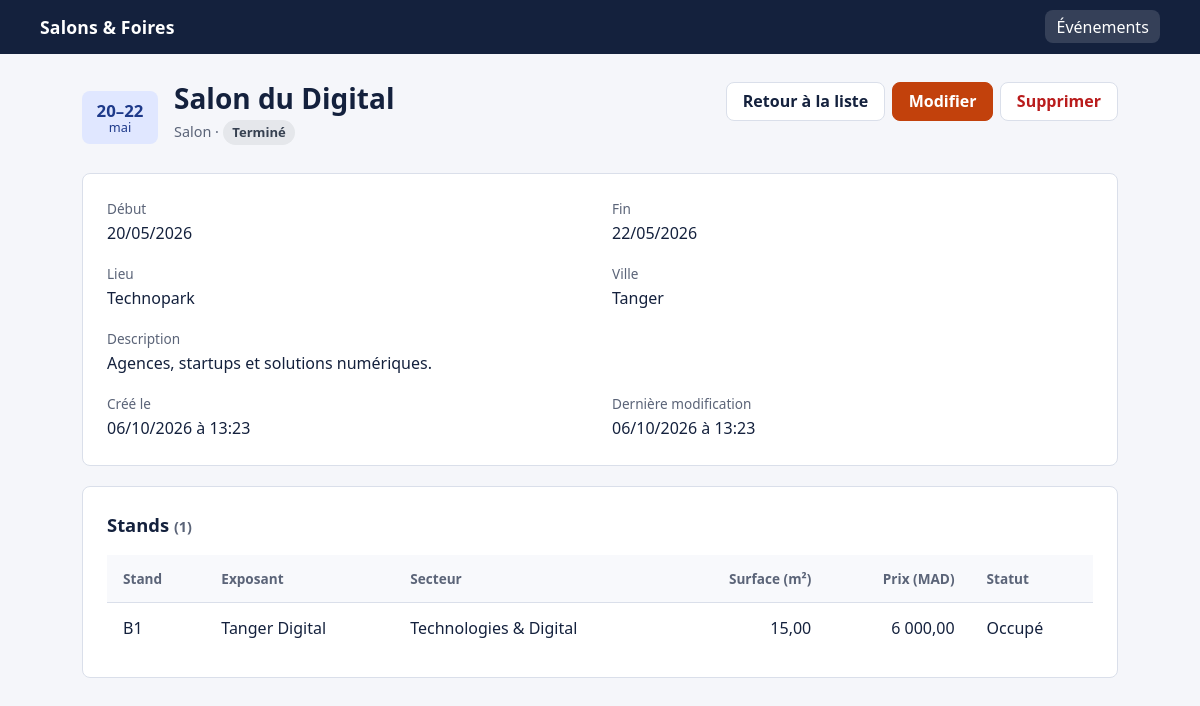
Screenshot of /evenements/show.php?id=3 with the database file from the repository.
### tables this page shows
CREATE TABLE IF NOT EXISTS evenement (
  id          INT UNSIGNED AUTO_INCREMENT PRIMARY KEY,
  titre       VARCHAR(150) NOT NULL,
  type        ENUM('salon','foire') NOT NULL DEFAULT 'salon',
  description TEXT NULL,
  date_debut  DATE NOT NULL,
  date_fin    DATE NOT NULL,
  lieu        VARCHAR(150) NOT NULL,
  ville       VARCHAR(100) NOT NULL,
  statut      ENUM('planifie','en_cours','termine','annule') NOT NULL DEFAULT 'planifie',
  created_at  TIMESTAMP NOT NULL DEFAULT CURRENT_TIMESTAMP,
  updated_at  TIMESTAMP NOT NULL DEFAULT CURRENT_TIMESTAMP ON UPDATE CURRENT_TIMESTAMP,
  CONSTRAINT chk_evenement_dates CHECK (date_fin >= date_debut)
);

CREATE TABLE IF NOT EXISTS stand (
  id           INT UNSIGNED AUTO_INCREMENT PRIMARY KEY,
  numero       VARCHAR(20) NOT NULL,
  superficie   DECIMAL(7,2) NULL,
  prix         DECIMAL(10,2) NULL,
  statut       ENUM('disponible','reserve','occupe') NOT NULL DEFAULT 'disponible',
  evenement_id INT UNSIGNED NOT NULL,
  exposant_id  INT UNSIGNED NULL,
  UNIQUE KEY uq_stand_evenement_numero (evenement_id, numero),
  CONSTRAINT fk_stand_evenement FOREIGN KEY (evenement_id)
    REFERENCES evenement(id) ON UPDATE CASCADE ON DELETE CASCADE,
  CONSTRAINT fk_stand_exposant FOREIGN KEY (exposant_id)
    REFERENCES exposant(id) ON UPDATE CASCADE ON DELETE SET NULL
);

CREATE TABLE IF NOT EXISTS exposant (
  id             INT UNSIGNED AUTO_INCREMENT PRIMARY KEY,
  raison_sociale VARCHAR(150) NOT NULL,
  email          VARCHAR(150) NOT NULL UNIQUE,
  telephone      VARCHAR(30) NULL,
  site_web       VARCHAR(255) NULL,
  secteur_id     INT UNSIGNED NOT NULL,
  CONSTRAINT fk_exposant_secteur FOREIGN KEY (secteur_id)
    REFERENCES secteur_activite(id) ON UPDATE CASCADE ON DELETE RESTRICT
);

CREATE TABLE IF NOT EXISTS secteur_activite (
  id          INT UNSIGNED AUTO_INCREMENT PRIMARY KEY,
  nom         VARCHAR(100) NOT NULL UNIQUE,
  description TEXT NULL
);

### config/database.php (called while the page is built, shortened)
<?php
function db(): PDO
{
    static $pdo = null;
    if ($pdo === null) {
        $dsn = 'mysql:host=' . DB_HOST . ';dbname=' . DB_NAME . ';charset=utf8mb4';
        $pdo = new PDO($dsn, DB_USER, DB_PASS, [
            PDO::ATTR_ERRMODE            => PDO::ERRMODE_EXCEPTION,
            PDO::ATTR_DEFAULT_FETCH_MODE => PDO::FETCH_ASSOC,
            PDO::ATTR_EMULATE_PREPARES   => false,
        ]);
    }
    return $pdo;
}
?>

### models/Evenement.php (called while the page is built, shortened)
<?php
require_once __DIR__ . '/../config/database.php';
require_once __DIR__ . '/../includes/functions.php';
class Evenement
{
    public static function find(int $id): ?array
    {
        $stmt = db()->prepare('SELECT * FROM evenement WHERE id = :id');
        $stmt->execute([':id' => $id]);
        $row = $stmt->fetch();
        return $row ?: null;
    }
    public static function stands(int $id): array
    {
        $stmt = db()->prepare(
            'SELECT s.*, x.raison_sociale, sa.nom AS secteur
             FROM stand s
             LEFT JOIN exposant x ON x.id = s.exposant_id
             LEFT JOIN secteur_activite sa ON sa.id = x.secteur_id
             WHERE s.evenement_id = :id
             ORDER BY s.numero'
        );
        $stmt->execute([':id' => $id]);
        return $stmt->fetchAll();
    }
}

### evenements/show.php (the view, shortened to what this page needs)
<?php
require_once __DIR__ . '/../includes/functions.php';
require_once __DIR__ . '/../models/Evenement.php';
$id = (int) ($_GET['id'] ?? 0);
$ev = Evenement::find($id);
$stands = Evenement::stands($id);
$standStatuts = ['disponible' => 'Disponible', 'reserve' => 'Réservé', 'occupe' => 'Occupé'];
require __DIR__ . '/../includes/header.php';
?>
<div class="page-head">
  <div class="title-with-tile">
    <?= date_tile($ev['date_debut'], $ev['date_fin']) ?>
    <div>
      <h1><?= e($ev['titre']) ?></h1>
      <p class="muted"><?= e(TYPES[$ev['type']] ?? $ev['type']) ?> · <?= badge_statut($ev['statut']) ?></p>
    </div>
  </div>
  <div class="actions">
    <a class="btn" href="index.php">Retour à la liste</a>
    <a class="btn btn-primary" href="edit.php?id=<?= $id ?>">Modifier</a>
    <?= delete_form($id) ?>
  </div>
</div>
<section class="panel">
  <dl class="details">
    <div><dt>Début</dt><dd><?= e(fmt_date($ev['date_debut'])) ?></dd></div>
    <div><dt>Fin</dt><dd><?= e(fmt_date($ev['date_fin'])) ?></dd></div>
    <div><dt>Lieu</dt><dd><?= e($ev['lieu']) ?></dd></div>
    <div><dt>Ville</dt><dd><?= e($ev['ville']) ?></dd></div>
    <div class="wide">
      <dt>Description</dt>
      <dd><?= $ev['description'] ? nl2br(e($ev['description'])) : '<span class="muted">Aucune description.</span>' ?></dd>
    </div>
    <div><dt>Créé le</dt><dd><?= e(date('d/m/Y à H:i', strtotime($ev['created_at']))) ?></dd></div>
    <div><dt>Dernière modification</dt><dd><?= e(date('d/m/Y à H:i', strtotime($ev['updated_at']))) ?></dd></div>
  </dl>
</section>
<section class="panel">
  <h2>Stands <span class="muted">(<?= count($stands) ?>)</span></h2>
  <?php if (!$stands): ?>
    <p class="muted">Aucun stand n'est rattaché à cet événement.</p>
  <?php else: ?>
    <div class="table-wrap flat">
      <table>
        <thead>
          <tr>
            <th scope="col">Stand</th>
            <th scope="col">Exposant</th>
            <th scope="col">Secteur</th>
            <th scope="col" class="num">Surface (m²)</th>
            <th scope="col" class="num">Prix (MAD)</th>
            <th scope="col">Statut</th>
          </tr>
        </thead>
        <tbody>
        <?php foreach ($stands as $s): ?>
          <tr>
            <td><?= e($s['numero']) ?></td>
            <td><?= $s['raison_sociale'] ? e($s['raison_sociale']) : '<span class="muted">—</span>' ?></td>
            <td><?= $s['secteur'] ? e($s['secteur']) : '<span class="muted">—</span>' ?></td>
            <td class="num"><?= $s['superficie'] !== null ? e(number_format((float) $s['superficie'], 2, ',', ' ')) : '—' ?></td>
            <td class="num"><?= $s['prix'] !== null ? e(number_format((float) $s['prix'], 2, ',', ' ')) : '—' ?></td>
            <td><?= e($standStatuts[$s['statut']] ?? $s['statut']) ?></td>
          </tr>
        <?php endforeach; ?>
        </tbody>
      </table>
    </div>
  <?php endif; ?>
</section>
<?php require __DIR__ . '/../includes/footer.php'; ?>

### includes/functions.php (shortened to what this page needs)
<?php
function e(?string $value): string
{
    return htmlspecialchars((string) $value, ENT_QUOTES, 'UTF-8');
}
function fmt_date(string $date): string
{
    return date('d/m/Y', strtotime($date));
}
function csrf_token(): string
{
    return $_SESSION['csrf'];
}
function csrf_field(): string
{
    return '<input type="hidden" name="csrf" value="' . e(csrf_token()) . '">';
}
function badge_statut(string $statut): string
{
    $label = STATUTS[$statut] ?? $statut;
    return '<span class="badge badge-' . e($statut) . '">' . e($label) . '</span>';
}
function delete_form(int $id, string $class = 'btn btn-danger'): string
{
    return '<form method="post" action="' . BASE_URL . '/evenements/delete.php" class="inline"'
        . ' onsubmit="return confirm(\'Supprimer cet événement ? Les stands rattachés seront supprimés aussi.\');">'
        . csrf_field()
        . '<input type="hidden" name="id" value="' . $id . '">'
        . '<button type="submit" class="' . e($class) . '">Supprimer</button>'
        . '</form>';
}
function date_tile(string $debut, string $fin): string
{
    static $mois = ['janv.', 'févr.', 'mars', 'avr.', 'mai', 'juin', 'juil.', 'août', 'sept.', 'oct.', 'nov.', 'déc.'];
    $d = strtotime($debut);
    $f = strtotime($fin);
    $jd = (int) date('j', $d);
    $jf = (int) date('j', $f);
    $md = $mois[(int) date('n', $d) - 1];
    $mf = $mois[(int) date('n', $f) - 1];
    if ($debut === $fin) {
        $jours = (string) $jd;
        $moisTxt = $md;
    } elseif (date('Y-n', $d) === date('Y-n', $f)) {
        $jours = $jd . '–' . $jf;
        $moisTxt = $md;
    } else {
        $jours = $jd . '–' . $jf;
        $moisTxt = rtrim($md, '.') . '–' . $mf;
    }
    return '<span class="date-tile" title="' . e(fmt_date($debut) . ' au ' . fmt_date($fin)) . '">'
        . '<b>' . e($jours) . '</b><i>' . e($moisTxt) . '</i></span>';
}

### assets/css/style.css (style rules this page uses)
:root { --paper: #f5f6fa; --surface: #ffffff; --ink: #14213d; --muted: #5b6478; --line: #dadfea; --nav: #14213d; --brand: #c2410c; --brand-dark: #9a3412; --accent: #1d4ed8; --danger: #b91c1c; --danger-bg: #fee2e2; --danger-line: #fecaca; --ok: #166534; --ok-bg: #dcfce7; --ok-line: #bbf7d0; --radius: 8px; --font: "Segoe UI", system-ui, -apple-system, "Helvetica Neue", Arial, sans-serif; }
*, *::before, *::after { box-sizing: border-box; }
body { margin: 0; background: var(--paper); color: var(--ink); font: 16px/1.55 var(--font); }
a { color: var(--accent); }
h1 { font-size: 1.75rem; line-height: 1.2; margin: 0 0 .25rem; font-weight: 650; }
h2 { font-size: 1.15rem; margin: 0 0 1rem; font-weight: 650; }
p { margin: 0 0 .5rem; }
.muted { color: var(--muted); font-size: .9rem; }
.page-head { display: flex; align-items: flex-start; justify-content: space-between; flex-wrap: wrap; gap: 1rem; margin-bottom: 1.25rem; }
.btn { display: inline-flex; align-items: center; justify-content: center; padding: .55rem 1rem; border: 1px solid var(--line); border-radius: var(--radius); background: var(--surface); color: var(--ink); font: inherit; font-weight: 600; text-decoration: none; cursor: pointer; line-height: 1.2; }
.btn-primary { background: var(--brand); border-color: var(--brand); color: #fff; }
.btn-danger { color: var(--danger); }
form.inline { display: inline; margin: 0; }
.panel { background: var(--surface); border: 1px solid var(--line); border-radius: var(--radius); padding: 1.5rem; margin-bottom: 1.25rem; }
.table-wrap { background: var(--surface); border: 1px solid var(--line); border-radius: var(--radius); overflow-x: auto; }
.table-wrap.flat { border: 0; border-radius: 0; }
table { width: 100%; border-collapse: collapse; min-width: 720px; }
th, td { padding: .8rem 1rem; text-align: left; vertical-align: middle; border-bottom: 1px solid var(--line); }
tbody tr:last-child td { border-bottom: 0; }
thead th { font-size: .85rem; font-weight: 600; color: var(--muted); background: #f8f9fc; white-space: nowrap; }
.num { text-align: right; font-variant-numeric: tabular-nums; }
.actions { display: flex; flex-wrap: wrap; gap: .4rem; }
.date-tile { display: inline-flex; flex-direction: column; align-items: center; justify-content: center; min-width: 4.1rem; padding: .35rem .5rem; border-radius: var(--radius); background: #e0e7ff; color: #1e3a8a; line-height: 1.15; text-align: center; }
.date-tile b { font-size: 1.05rem; font-weight: 700; font-variant-numeric: tabular-nums; }
.date-tile i { font-style: normal; font-size: .8rem; }
.title-with-tile { display: flex; align-items: center; gap: 1rem; }
.title-with-tile .date-tile { min-width: 4.75rem; padding: .6rem .6rem; }
.badge { display: inline-block; padding: .15rem .6rem; border-radius: 999px; font-size: .82rem; font-weight: 600; }
.badge-termine { background: #e5e7eb; color: #374151; }
.details { display: grid; grid-template-columns: repeat(2, 1fr); gap: 1.1rem 1.5rem; margin: 0; }
.details dt { font-size: .85rem; color: var(--muted); margin-bottom: .1rem; }
.details dd { margin: 0; }
.details .wide { grid-column: 1 / -1; }

### rows the page displays
evenement: jours "20–22", date_debut "mai", titre "Salon du Digital", type "Salon", statut "Terminé", date_debut "20/05/2026", date_fin "22/05/2026", lieu "Technopark", ville "Tanger", description "Agences, startups et solutions numériques.", created_at "06/10/2026 à 13:23", updated_at "06/10/2026 à 13:23"
stand: numero "B1", exposant.raison_sociale "Tanger Digital", secteur_activite.nom "Technologies & Digital", superficie "15,00", prix "6 000,00", statut "Occupé"

### other values shown
count($stands) "1"
